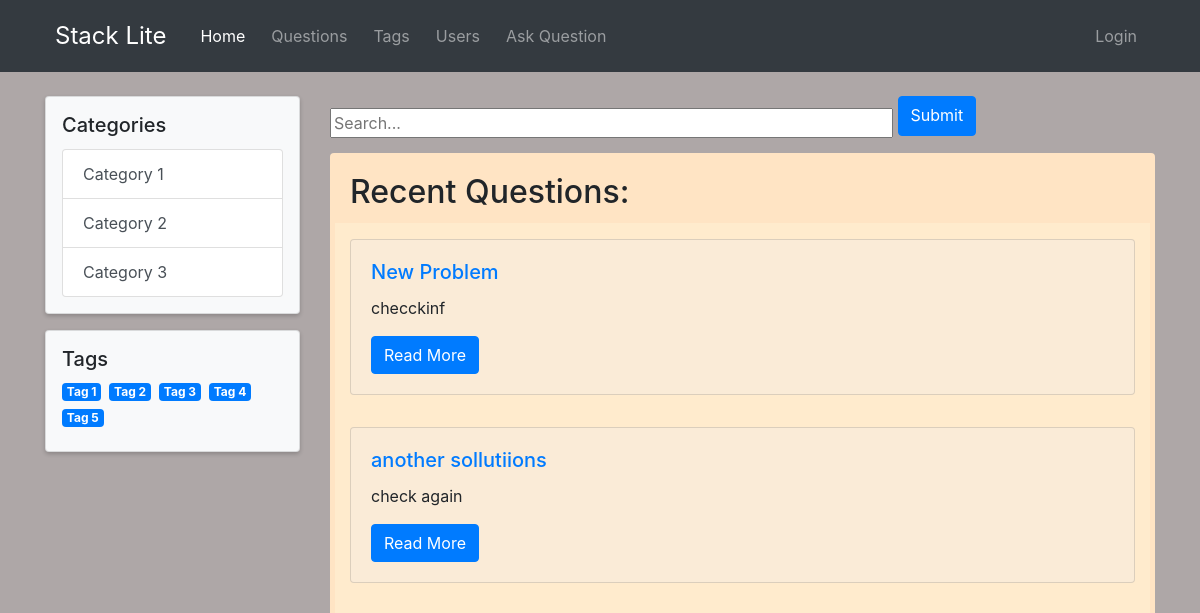
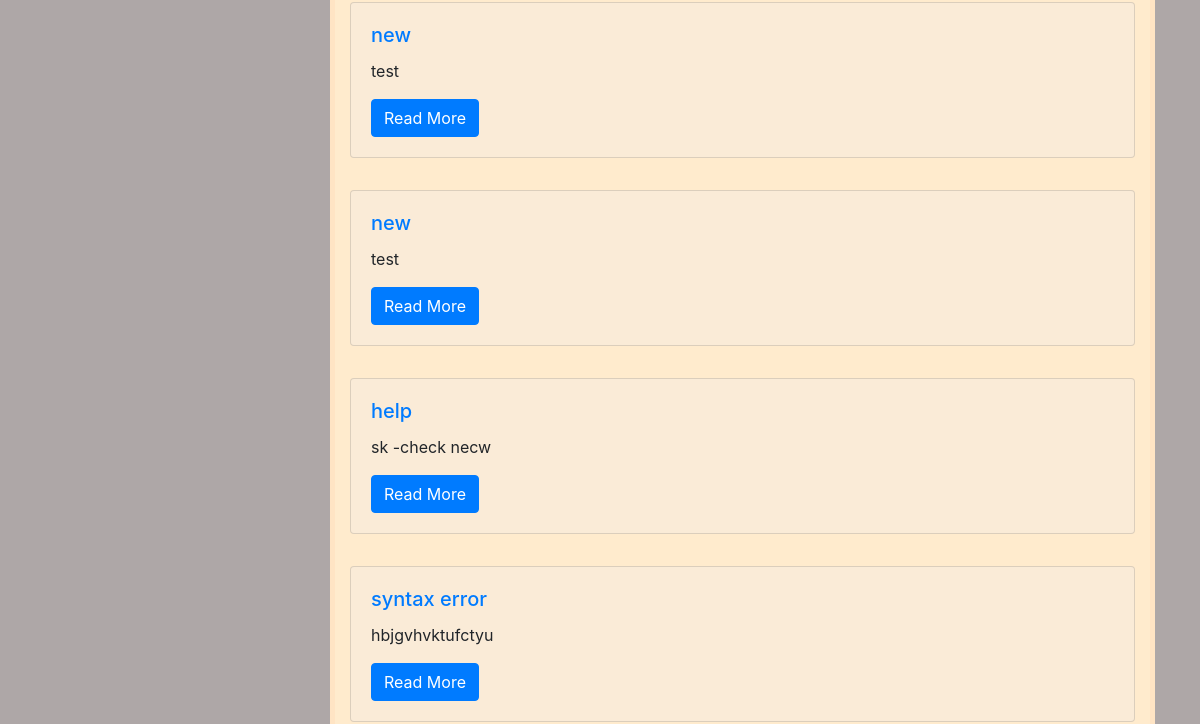
The app's page /stacklit/recent/ (upper part), older data (2 pictures, top to bottom).
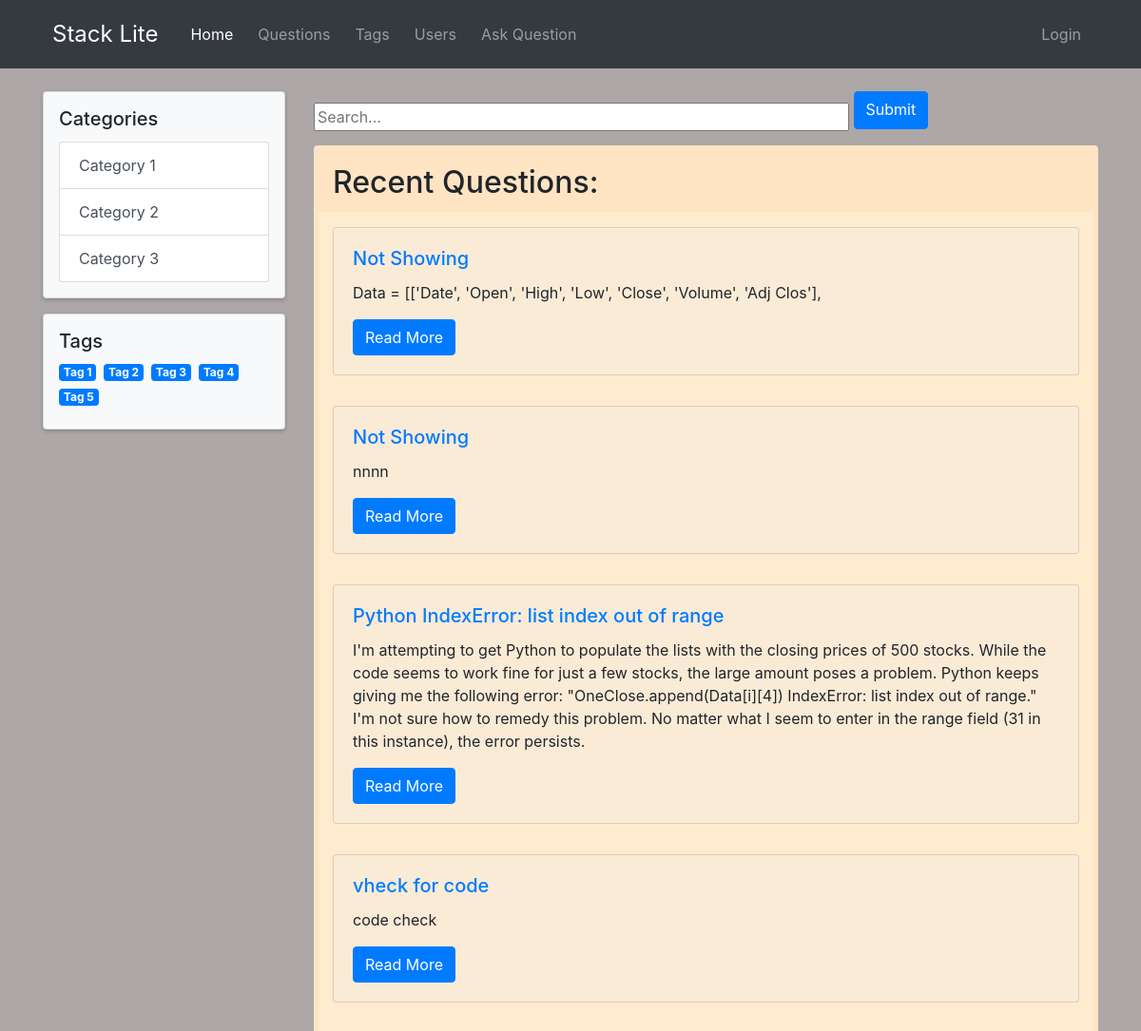
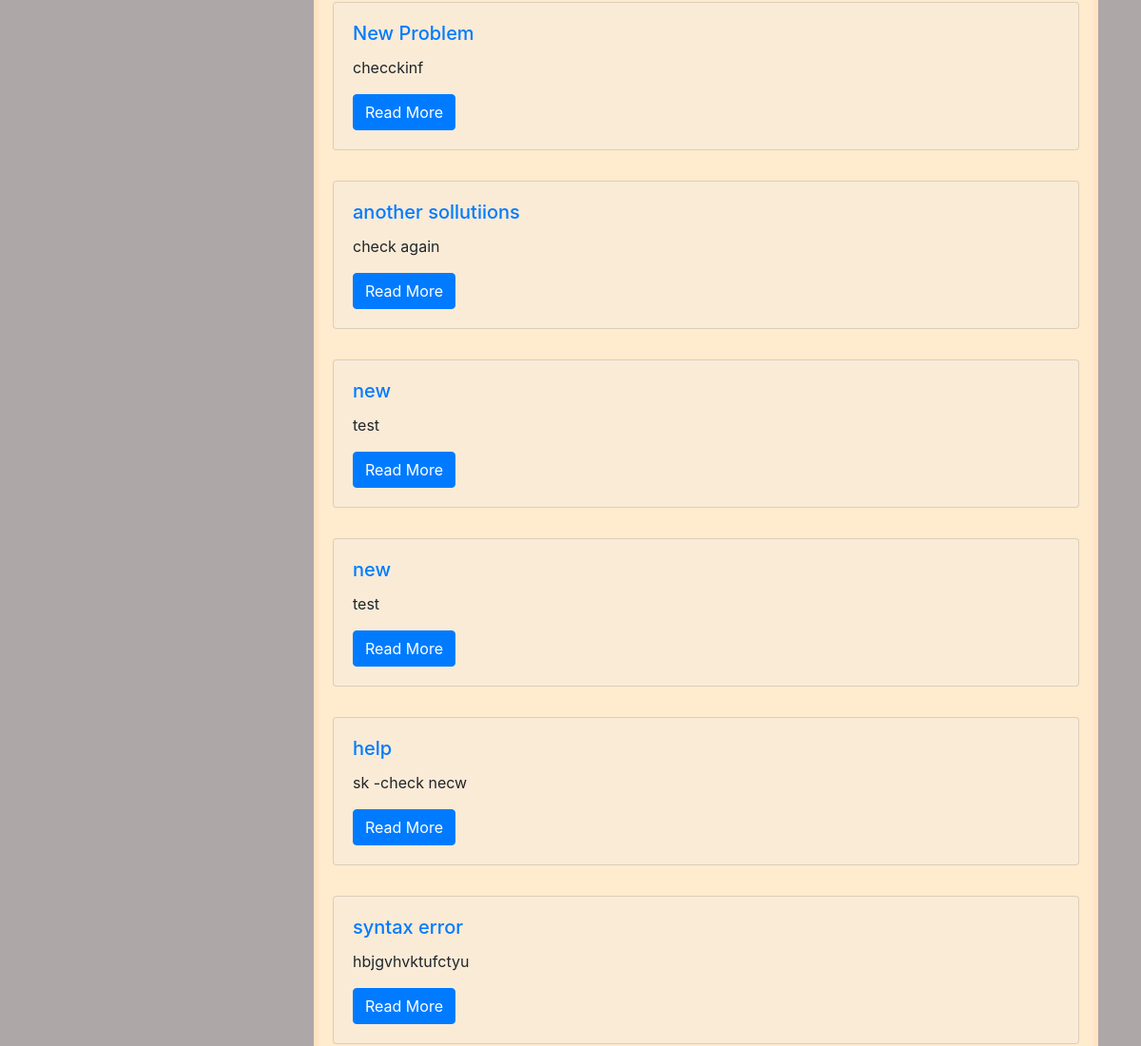
The same page, newer data (2 pictures, top to bottom).
### stackapp/models.py (models this page shows, shortened)
class Ticket(models.Model):
    title = models.CharField(max_length=200)
    describe = models.TextField(max_length=500)
    code = models.TextField(blank=True)
    maker = models.ForeignKey(User , on_delete=models.CASCADE,related_name="tickets")
    created_date= models.DateTimeField(auto_now_add=True)
    class Meta:
        ordering = ("-created_date",)

### stackapp/views.py (the view)
# urls.py: path('recent/',views.QuestionList.as_view(),name="list_questions"),
class QuestionList(ListView):
    model= Ticket
    paginate_by = 20
    template_name = "stackapp/queslistview.html"
    context_object_name = "questions"

### stackapp/templates/stackapp/queslistview.html (shortened to what this page needs)
{% extends "base.html" %}
{% load crispy_forms_tags %}
{% block sidepanel %}
<div class="col-md-3">
    <div class="card p-3" style="background-color: #f8f9fa; box-shadow: 0 2px 4px rgba(0, 0, 0, 0.2);">
        <h5 class="card-title">Categories</h5>
        <ul class="list-group">
            <li class="list-group-item list-group-item-action">Category 1</li>
            <li class="list-group-item list-group-item-action">Category 2</li>
            <li class="list-group-item list-group-item-action">Category 3</li>
        </ul>
    </div>
    <div class="card p-3 mt-3" style="background-color: #f8f9fa; box-shadow: 0 2px 4px rgba(0, 0, 0, 0.2);">
        <h5 class="card-title">Tags</h5>
        <div class="d-flex flex-wrap">
            <span class="badge badge-primary mr-2 mb-2 tag-item">Tag 1</span>
            <span class="badge badge-primary mr-2 mb-2 tag-item">Tag 2</span>
            <span class="badge badge-primary mr-2 mb-2 tag-item">Tag 3</span>
            <span class="badge badge-primary mr-2 mb-2 tag-item">Tag 4</span>
            <span class="badge badge-primary mr-2 mb-2 tag-item">Tag 5</span>
        </div>
    </div>
</div>
{% endblock %}
{% block body %}
<div class="row">
    <div class="col-md-12">
        <form method="GET" action="{% url 'stackapp:search_result' %}">
            <input name="search" type="text" placeholder="Search..." size="50">
            <button type="submit" name="submit" value="submit" class="btn btn-primary" style="padding-bottom: 1%; margin-bottom: 2%;" >Submit</button>
        </form>
        <div class="card" style="background-color: bisque; border: none;">
            <div class="card-body">
                <h2 class="card-title">Recent Questions:</h2>
                {% for question in questions %}
                    <div class="row">
                        <div class="col-12" style="background-color: blanchedalmond;">
                            <div class="card my-3 " style="background-color: antiquewhite;">
                                <div class="card-body my-card-body" style="height: 10%;">
                                    <h5 class="card-title">
                                        <a href="{%url 'stackapp:discussion' id=question.id %}" class="text-decoration-none">{{ question.title }}</a>
                                    </h5>
                                    <p class="card-text">{{ question.describe }}</p>
                                    <a href="{% url 'stackapp:discussion' id=question.id  %}" class="btn btn-primary">Read More</a>
                                </div>
                            </div>
                        </div>
                    </div>
                {% endfor %}
            </div>
        </div>
    </div>
    </div>
</div>
{% endblock %}

### templates/base.html (shortened to what this page needs)
<!DOCTYPE html>
<html lang="en">
<head>
    <link rel="stylesheet" href="https://stackpath.bootstrapcdn.com/bootstrap/4.3.1/css/bootstrap.min.css">
</head>
<body style="background-color: rgb(174, 167, 167); box-shadow: 0 2px 4px rgba(0, 0, 0, 0.2);">
    <nav class="navbar navbar-expand-lg navbar-dark bg-dark">
        <div class="container">
            <a class="navbar-brand" href="{% url 'index' %}">Stack Lite</a>
            <div class="collapse navbar-collapse" id="navbarNav">
                <ul class="navbar-nav">
                    <li class="nav-item active">
                        <a class="nav-link" href="{% url 'index' %}">Home</a>
                    </li>
                    <li class="nav-item">
                        <a class="nav-link" href="{% url 'stackapp:list_questions' %}">Questions</a>
                    </li>
                    <li class="nav-item">
                        <a class="nav-link" href="#">Tags</a>
                    </li>
                    <li class="nav-item">
                        <a class="nav-link" href="#">Users</a>
                    </li>
                    <li class="nav-item">
                        <a class="nav-link" href="{% url 'stackapp:ask_questions' %}">Ask Question</a>
                    </li>
                </ul>
            </div>
            <ul class="navbar-nav ml-auto">
                <li class="nav-item">
                    {% if user.is_authenticated %}
                        <a class="nav-link" href="{% url 'user_handling:user_logout' %}">Logout</a>
                    {% else %}
                        <a class="nav-link" href="{% url 'user_handling:user_login' %}">Login</a>
                    {% endif %}
                </li>
            </ul>
        </div>
    </nav>
    <div class="container mt-4">
        <div class="row">
            {% block sidepanel %}
            {% endblock %}
            <div class="col-md-9">
                {% block body %}
                {% endblock %}
            </div>
        </div>
</body>
</html>

### templates/base.html (style rules this page uses)
body { padding-top: 0; }
.navbar { margin-bottom: 0; }
.navbar-brand { font-size: 24px; padding: 10px; }
.navbar-nav .nav-item { margin-right: 10px; }
.navbar-nav .nav-link { font-size: 16px; }
.navbar-nav.ml-auto { margin-left: auto; }

Row changes from the older to the newer data that the page shows:
added Ticket: title "Not Showing", describe "Data = [['Date', 'Open', 'High', 'Low', 'Close', 'Volume', 'Adj Clos'],"
added Ticket: title "Not Showing", describe "nnnn"
added Ticket: title "Python IndexError: list index out of range", describe "I'm attempting to get Python to populate the lists with the closing prices of 500 stocks. While the code seems to work fine for just a few stocks, the large amount poses a problem. Python keeps giving me the following error: \"OneClose.append(Data[i][4]) IndexError: list index out of range.\" I'm not sure how to remedy this problem. No matter what I seem to enter in the range field (31 in this instance), the error persists."
added Ticket: title "vheck for code", describe "code check"
